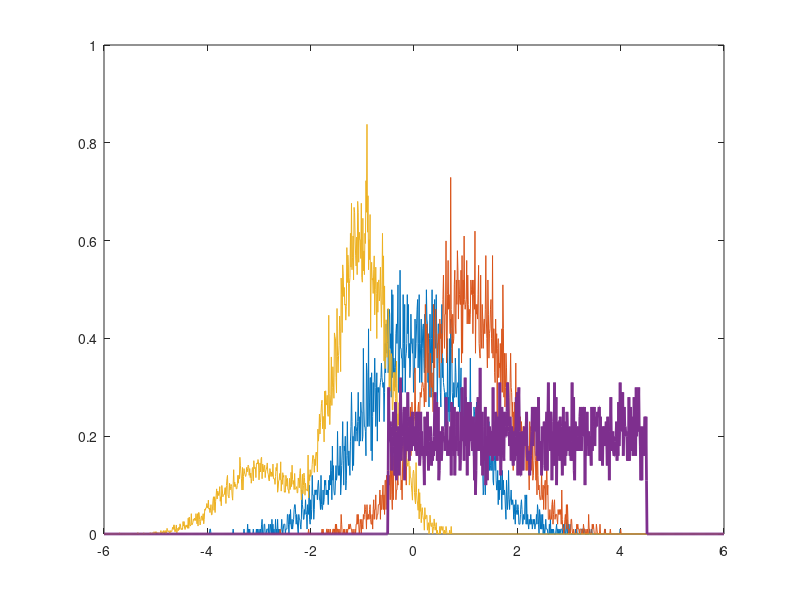

This chart was generated by the following MATLAB code:
n=10000;
x1=randn(n,1); % "truth" model (data)
x2=0.8*randn(n,1)+1; % model 1
x3=0.5*randn(n,1)-1; % model 3 components
x4=0.7*randn(n,1)-3;
x5=5*rand(n,1)-0.5;
x=-6:0.01:6; % range for data
f=hist(x1,x)+0.01; % generate PDFs
g1=hist(x2,x)+0.01;
g2a=hist(x3,x);
g2b=hist(x4,x);
g2=g2a+0.3*g2b+0.01;
g3=hist(x5,x)+0.01;
f=f/trapz(x,f); % normalize data
g1=g1/trapz(x,g1);
g2=g2/trapz(x,g2);
g3=g3/trapz(x,g3);
plot(x,f,x,g1,x,g2,x,g3,'Linewidth',[2])
Int1=f.*log(f./g1); % compute integrand
Int2=f.*log(f./g2);
Int3=f.*log(f./g3);
% use if needed
%Int1(isinf(Int1))=0; Int1(isnan(Int1))=0;
%Int2(isinf(Int2))=0; Int2(isnan(Int2))=0;
I1=trapz(x,Int1) % KL divergence
I2=trapz(x,Int2)
I3=trapz(x,Int3)